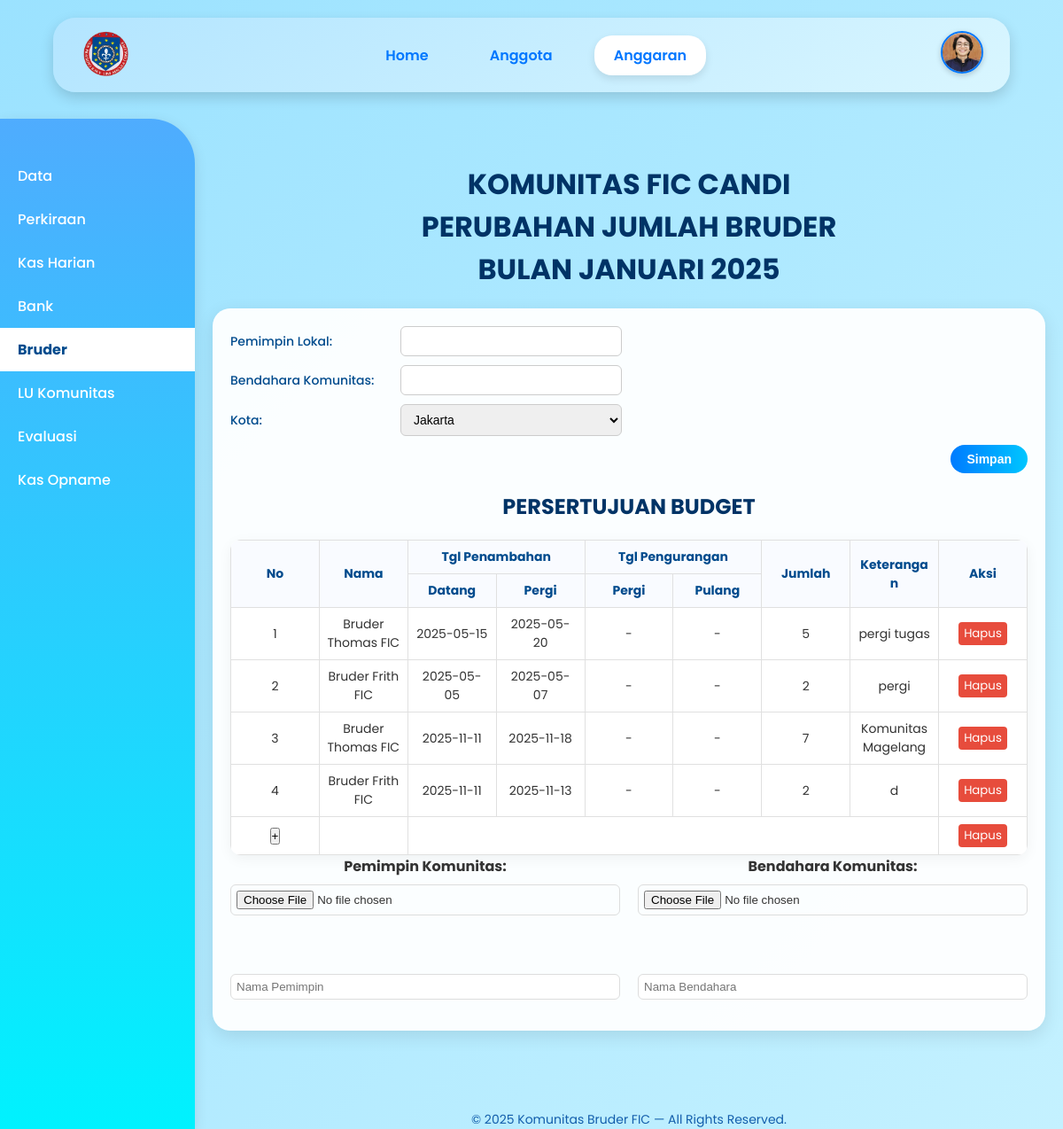
The app's page /anggaran_eco_bruder.php (signed in) with its own data.
### tables this page shows
CREATE TABLE `data_bruder` (
  `ID_bruder` int(11) NOT NULL,
  `nama_bruder` varchar(100) DEFAULT NULL,
  `gambar_bruder` varchar(255) DEFAULT NULL,
  `ttl_bruder` date DEFAULT NULL,
  `alamat_bruder` text DEFAULT NULL,
  `tahun_masuk_postulan` year(4) DEFAULT NULL,
  `tahun_prasetia_pertama` year(4) DEFAULT NULL,
  `tahun_kaul_kekal` year(4) DEFAULT NULL,
  `riwayat_tugas` text DEFAULT NULL,
  `unit_kerja` varchar(100) DEFAULT NULL,
  `alamat` varchar(255) DEFAULT NULL,
  `no_telp` varchar(20) DEFAULT NULL,
  `email` varchar(100) DEFAULT NULL,
  `foto` varchar(100) DEFAULT NULL
);

CREATE TABLE `5_bruder` (
  `ID_pp` int(11) NOT NULL,
  `ID_bruder` int(11) DEFAULT NULL,
  `tgl_datang_komunitas` date DEFAULT NULL,
  `tgl_pulang_komunitas` date DEFAULT NULL,
  `tgl_pergi_luarkota` date DEFAULT NULL,
  `tgl_pulang_luarKota` date DEFAULT NULL,
  `jumlah_hari` int(11) DEFAULT NULL,
  `keterangan_pp` text DEFAULT NULL
);

### anggaran_eco_bruder.php (the view, shortened to what this page needs)
<?php
try {
    $pdo = new PDO("mysql:host=localhost;dbname=ibd_kelompok6_brd", "root", "");
    $pdo->setAttribute(PDO::ATTR_ERRMODE, PDO::ERRMODE_EXCEPTION);
    $stmt = $pdo->prepare("
        SELECT db.foto
        FROM login_bruder lb
        LEFT JOIN data_bruder db ON lb.ID_bruder = db.ID_bruder
        WHERE lb.ID_bruder = ?
    ");
    $stmt->execute([$_SESSION['ID_bruder']]);
    $user = $stmt->fetch(PDO::FETCH_ASSOC);
    $foto = !empty($user['foto']) ? $user['foto'] : 'default.png';
$stmt = $pdo->query("
    SELECT
        b.ID_pp,
        db.nama_bruder,
        b.tgl_datang_komunitas,
        b.tgl_pulang_komunitas,
        b.tgl_pergi_luarkota,
        b.tgl_pulang_luarKota,
        b.jumlah_hari,
        b.keterangan_pp
    FROM `5_bruder` b
    LEFT JOIN data_bruder db ON b.ID_bruder = db.ID_bruder
    ORDER BY b.ID_pp DESC
");
$data_bruder_tabel = $stmt->fetchAll(PDO::FETCH_ASSOC);
} catch (PDOException $e) {
    die("Koneksi atau query gagal: " . $e->getMessage());
}
?>
<!DOCTYPE html>
<html lang="id">
<head>
</head>
<body>
    <header>
        <img src="foto/logo.png" alt="Logo" class="logo">
        <nav>
            <a href="dashboard_eco.php">Home</a>
            <a href="anggota.php">Anggota</a>
            <a href="anggaran_eco.php" class="active">Anggaran</a>
        </nav>
        <div class="profile-wrapper" onclick="toggleDropdown()">
            <img src="foto/<?= htmlspecialchars($foto) ?>" alt="Profile" class="profile-pic">
        </div>
    </header>
    <div class="container">
        <div class="sidebar">
            <a href="anggaran_eco.php">Data</a>
            <a href="anggaran_eco_perkiraan.php">Perkiraan</a>
            <a href="anggaran_eco_kas.php">Kas Harian</a>
            <a href="anggaran_eco_bank.php">Bank</a>
            <a href="anggaran_eco_bruder.php" class="active">Bruder</a>
            <a href="anggaran_eco_lu.php">LU Komunitas</a>
            <a href="anggaran_eco_evaluasi.php">Evaluasi</a>
            <a href="anggaran_eco_opname.php">Kas Opname</a>
        </div>
        <div class="main">
            <main>
                <h1>KOMUNITAS FIC CANDI<br>PERUBAHAN JUMLAH BRUDER<br>BULAN JANUARI 2025</h1>
                <div class="card">
                    <form id="bankForm" method="post">
                        <div class="form-group">
                            <label>Pemimpin Lokal:</label>
                            <input type="text" name="nama_pemimpinlokal" required>
                        </div>
                        <div class="form-group">
                            <label>Bendahara Komunitas:</label>
                            <input type="text" name="nama_bendaharakomunitas" required>
                        </div>
                        <div class="form-group">
                            <label>Kota:</label>
                            <select name="nama_kota">
                            <option value="Jakarta">Jakarta</option>
                            </select>
                        </div>
                        <div class="table-header">
                            <button type="submit" class="btn-simpan">Simpan</button>
                        </div>
                        <h2>PERSERTUJUAN BUDGET</h2>
                            <table cellpadding="5" cellspacing="0">
                            <thead>
                                <tr>
                                <th rowspan="2">No</th>
                                <th rowspan="2">Nama</th>
                                <th colspan="2">Tgl Penambahan</th>
                                <th colspan="2">Tgl Pengurangan</th>
                                <th rowspan="2">Jumlah</th>
                                <th rowspan="2">Keterangan</th>
                                <th rowspan="2">Aksi</th>
                                </tr>
                                <tr>
                                    <th>Datang</th>
                                    <th>Pergi</th>
                                    <th>Pergi</th>
                                    <th>Pulang</th>
                                </tr>
                            </thead>
                            <tbody id="bruderTableBody">
                                <?php if (!empty($data_bruder_tabel)): ?>
                                    <?php foreach ($data_bruder_tabel as $index => $row): ?>
                                    <tr>
                                        <td><?= $index + 1 ?></td>
                                        <td><?= htmlspecialchars($row['nama_bruder']) ?></td>
                                        <td><?= $row['tgl_datang_komunitas'] ?: '-' ?></td>
                                        <td><?= $row['tgl_pulang_komunitas'] ?: '-' ?></td>
                                        <td><?= $row['tgl_pergi_luarkota'] ?: '-' ?></td>
                                        <td><?= $row['tgl_pulang_luarKota'] ?: '-' ?></td>
                                        <td><?= $row['jumlah_hari'] ?></td>
                                        <td><?= htmlspecialchars($row['keterangan_pp']) ?></td>
                                        <td>
                                        <button class="btn-delete" data-id="<?= $row['ID_pp'] ?>">Hapus</button>
                                        </td>
                            </tr>
                            <?php endforeach; ?>
                            <?php else: ?>
                                <tr><td colspan="9">Belum ada data Bruder</td></tr>
                            <?php endif; ?>
                            <tr id="addRow">
                                <td><button class="btn-plus" data-bs-toggle="modal" data-bs-target="#addModal">+</button></td>
                                <td></td>
                                <td colspan="6"></td>
                                <td><button class="btn-delete">Hapus</button></td>
                            </tr>
                            </tbody>
                            </table>
                    </form>
                    <div class="row">
                    <div class="flex-col half">
                        <label>Pemimpin Komunitas:</label>
                        <input type="file" name="pemimpin_ttd" accept="image/*" onchange="previewImage(this, 'pemimpinPreview')"><br>
                        <img id="pemimpinPreview" class="preview-img" style="display:none"><br>
                        <input type="text" name="pemimpin_nama" placeholder="Nama Pemimpin">
                    </div>
                    <div class="flex-col half">
                        <label>Bendahara Komunitas:</label>
                        <input type="file" name="bendahara_ttd" accept="image/*" onchange="previewImage(this, 'bendaharaPreview')"><br>
                        <img id="bendaharaPreview" class="preview-img" style="display:none"><br>
                        <input type="text" name="bendahara_nama" placeholder="Nama Bendahara">
                    </div>
                </div>
            </main>
<footer>
    © <?= date('Y') ?> Komunitas Bruder FIC — All Rights Reserved.
</footer>
        </div>
    </div>
</body>
</html>

### anggaran_eco_bruder.php (style rules this page uses)
* { margin: 0; padding: 0; box-sizing: border-box; }
body { font-family: 'Poppins', sans-serif; background: linear-gradient(to bottom right, #9be2ff, #c4f1ff); color: #333; }
header { background: linear-gradient(145deg, #b3e5ff, #d9f6ff); box-shadow: 0 6px 15px rgba(0, 0, 0, 0.15); padding: 12px 30px; display: flex; align-items: center; justify-content: space-between; position: sticky; top: 0; z-index: 1000; border-radius: 25px; margin: 20px auto; width: 90%; }
.logo { height: 60px; }
nav { display: flex; gap: 25px; }
nav a { color: #0077ff; font-weight: 600; text-decoration: none; padding: 10px 22px; border-radius: 20px; transition: all 0.3s ease; }
nav a.active { background: white; color: #0077ff; box-shadow: 0 4px 10px rgba(0, 0, 0, 0.1); }
.profile-wrapper { position: relative; cursor: pointer; }
.profile-pic { width: 48px; height: 48px; border-radius: 50%; object-fit: cover; border: 2px solid #0077ff; box-shadow: 0 2px 6px rgba(0, 0, 0, 0.2); }
main { padding: 40px 20px; max-width: 1200px; margin: auto; text-align: center; }
.sidebar { width: 220px; background: linear-gradient(180deg, #4facfe, #00f2fe); color: white; min-height: 100vh; padding: 40px 0; flex-shrink: 0; margin-top: 10px; border-top-right-radius: 50px; box-shadow: 0 4px 15px rgba(0,0,0,0.1); }
.sidebar a { display: block; padding: 12px 20px; color: white; text-decoration: none; font-weight: 500; transition: all 0.3s ease; }
.sidebar a.active { background: white; color: #004b8d; font-weight: bold; }
.main { flex: 1; }
.card { background: rgba(255, 255, 255, 0.95); padding: 20px; border-radius: 20px; box-shadow: 0 6px 20px rgba(0, 0, 0, 0.1); margin-top: 20px; }
#bankForm .form-group { display: flex; align-items: center; gap: 12px; margin-bottom: 10px; }
#bankForm .form-group label { width: 180px; font-weight: 500; font-size: 14px; color: #004b8d; text-align: left; display: block; }
#bankForm .form-group input, #bankForm .form-group select { flex: 1; max-width: 250px; padding: 8px 10px; border: 1px solid #ccc; border-radius: 6px; font-size: 14px; }
h1, h2 { text-align: center; margin: 20px 0; color: #003366; }
.table-header { display: flex; justify-content: flex-end; margin-bottom: 8px; }
table { width: 100%; border-collapse: collapse; table-layout: fixed; margin-top: 10px; background: white; border-radius: 12px; overflow: hidden; box-shadow: 0 4px 15px rgba(0,0,0,0.05); }
th, td { border: 1px solid #e0e0e0; padding: 8px; text-align: center; font-size: 14px; word-wrap: break-word; }
th { background: #f9fbff; color: #004b8d; }
.btn-simpan { padding: 8px 18px; background: linear-gradient(90deg, #007bff, #00c6ff); color: #fff; border-radius: 25px; font-size: 14px; font-weight: bold; border: none; cursor: pointer; transition: 0.3s; }
.container { display: flex; min-height: 100vh; }
.row { display: flex; gap: 20px; margin-bottom: 15px; }
.flex-col { display: flex; flex-direction: column; gap: 8px; flex: 1; }
.row label { min-width: 140px; font-weight: bold; }
.row input, .row select { padding: 6px; border: 1px solid #ddd; border-radius: 6px; }
.half { flex: 1; }
.btn-delete { font-family: 'Poppins', sans-serif; padding: 3px 6px; background: #e74c3c; color: white; border: none; border-radius: 4px; cursor: pointer; }
footer { margin-top: 50px; text-align: center; color: #004fa3; opacity: 0.9; font-size: 14px; }

### records on screen
data_bruder: foto (picture)
5_bruder: ID_bruder.nama_bruder "Bruder Thomas FIC", tgl_datang_komunitas "2025-05-15", tgl_pulang_komunitas "2025-05-20", tgl_pergi_luarkota "-", tgl_pulang_luarKota "-", jumlah_hari "5", keterangan_pp "pergi tugas"
5_bruder: ID_bruder.nama_bruder "Bruder Frith FIC", tgl_datang_komunitas "2025-05-05", tgl_pulang_komunitas "2025-05-07", tgl_pergi_luarkota "-", tgl_pulang_luarKota "-", jumlah_hari "2", keterangan_pp "pergi"
5_bruder: ID_bruder.nama_bruder "Bruder Thomas FIC", tgl_datang_komunitas "2025-11-11", tgl_pulang_komunitas "2025-11-18", tgl_pergi_luarkota "-", tgl_pulang_luarKota "-", jumlah_hari "7", keterangan_pp "Komunitas Magelang"
5_bruder: ID_bruder.nama_bruder "Bruder Frith FIC", tgl_datang_komunitas "2025-11-11", tgl_pulang_komunitas "2025-11-13", tgl_pergi_luarkota "-", tgl_pulang_luarKota "-", jumlah_hari "2", keterangan_pp "d"
